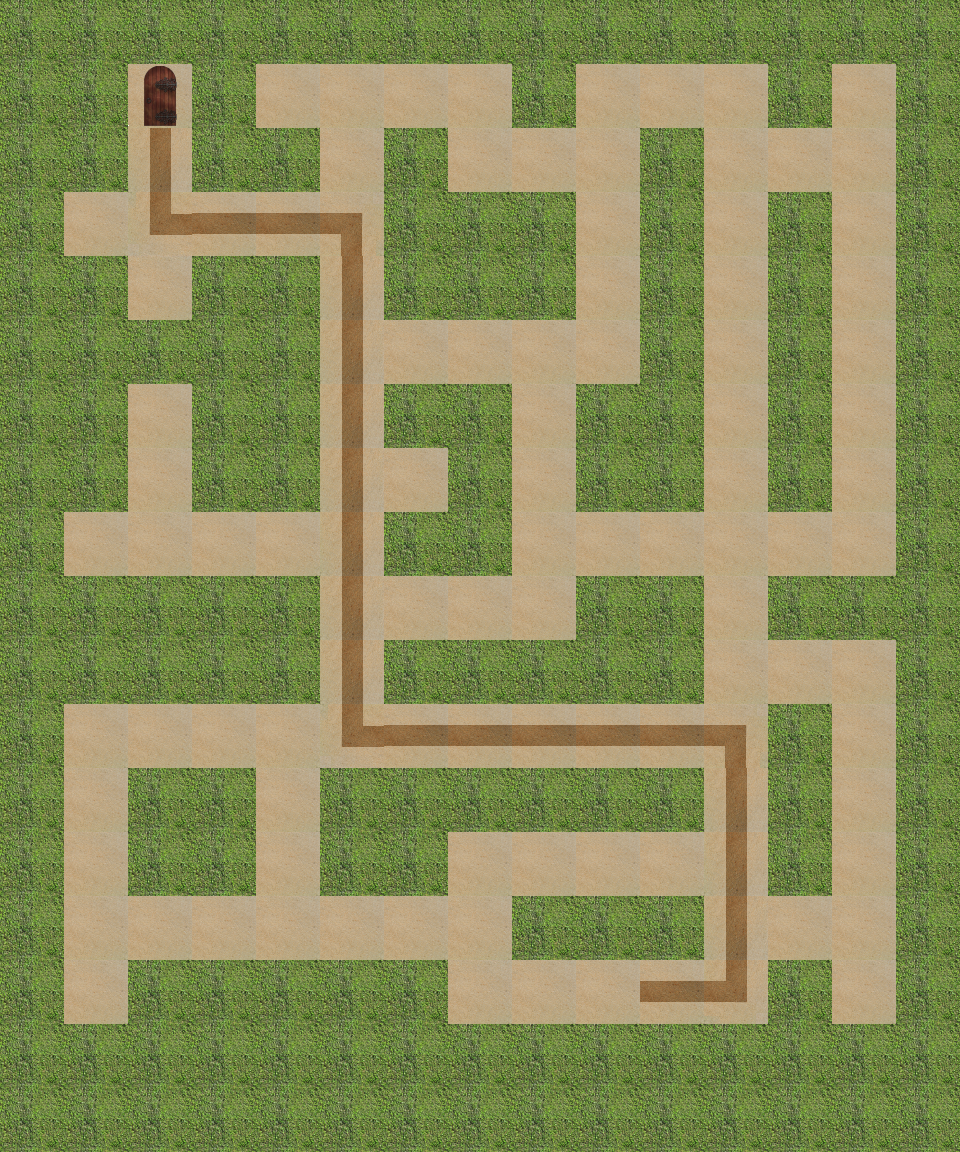

Below is a game level as drawn by its tile map, then a one-line description and the .tmx that defines it (tile-layer data replaced by summaries):
An orthogonal 15x18 tile map with 64x64 px tiles, 4 tile layers (path, wall, hint, end), 1 hidden layer not drawn.

<map version="1.0" orientation="orthogonal" renderorder="right-down" width="15" height="18" tilewidth="64" tileheight="64">
 <properties>
  <property name="bestTimePossible" value="7.64" />
  <property name="viewSize" value="5" />
 </properties>
 <tileset firstgid="1" name="sandbush" tilewidth="64" tileheight="64">
  <image source="sandbush.png" width="256" height="192" />
 </tileset>
 <layer name="path" width="15" height="18">
  <data>[270 cells, 110 non-empty, 1 distinct tile ids]</data>
 </layer>
 <layer name="wall" width="15" height="18">
  <data>[270 cells, 161 non-empty, 1 distinct tile ids]</data>
 </layer>
 <layer name="hint" width="15" height="18">
  <data>[270 cells, 24 non-empty, 5 distinct tile ids]</data>
 </layer>
 <layer name="start" width="15" height="18" visible="0">
  <data>[270 cells, 1 non-empty, 1 distinct tile ids]</data>
 </layer>
 <layer name="end" width="15" height="18">
  <data>[270 cells, 1 non-empty, 1 distinct tile ids]</data>
 </layer>
</map>
